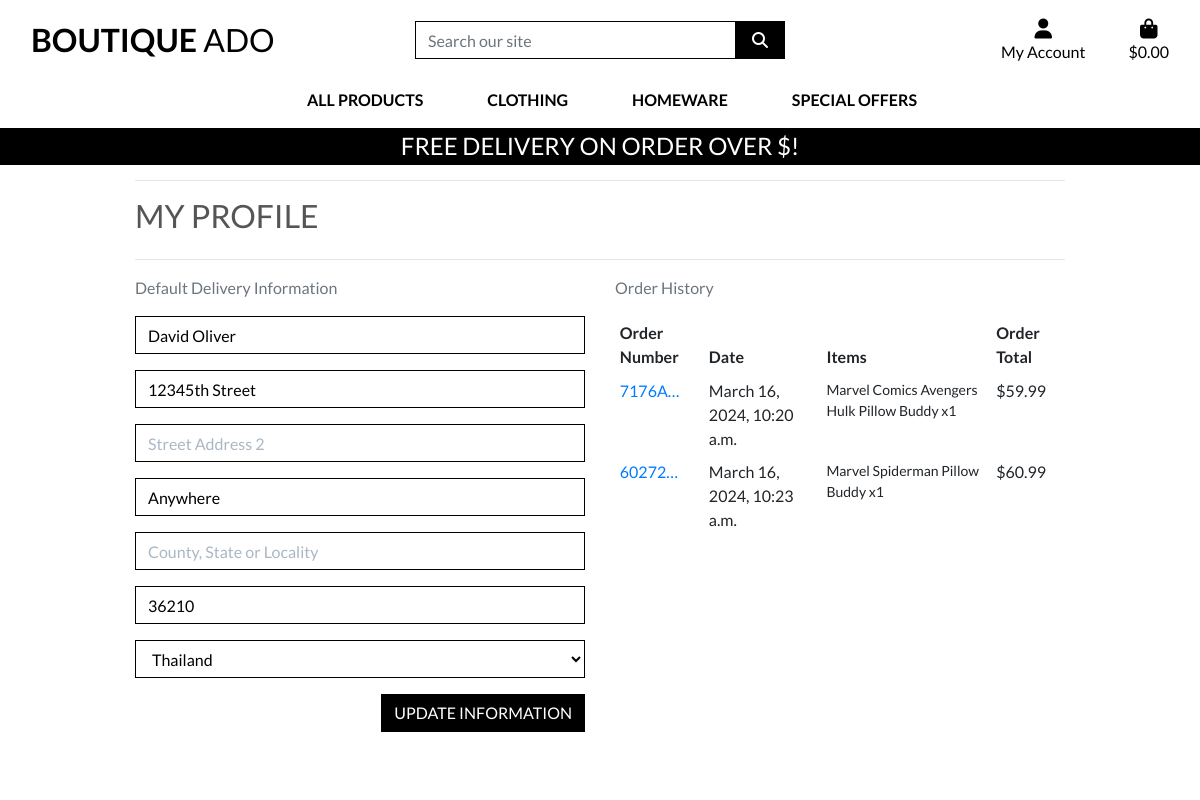
Before: /profile/ (signed in) with the older database file.
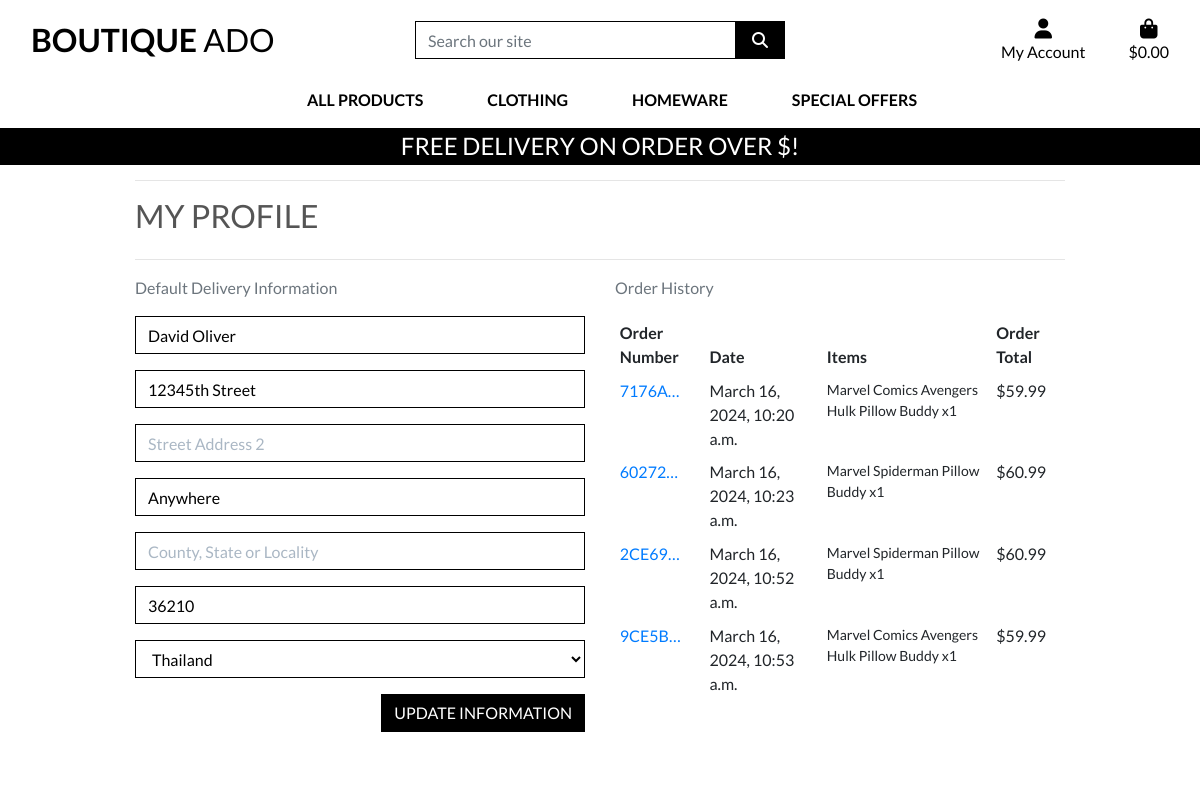
After: the same page with the newer database file.
### profiles/models.py (models this page shows, shortened)
class UserProfile(models.Model):
    user = models.OneToOneField(User, on_delete=models.CASCADE)
    default_phone_number = models.CharField(max_length=20, null=True, blank=True)
    default_street_address1 = models.CharField(max_length=80, null=True, blank=True)
    default_street_address2 = models.CharField(max_length=80, null=True, blank=True)
    default_town_or_city = models.CharField(max_length=40, null=True, blank=True)
    default_county = models.CharField(max_length=80, null=True, blank=True)
    default_postcode = models.CharField(max_length=20, null=True, blank=True)
    default_country = CountryField(blank_label='Country', null=True, blank=True)

### checkout/models.py (models this page shows, shortened)
class Order(models.Model):
    order_number = models.CharField(max_length=32, null=False, editable=False)
    user_profile = models.ForeignKey(UserProfile, on_delete=models.SET_NULL,
                                     null=True, blank=True, related_name='orders')
    full_name = models.CharField(max_length=50, null=False, blank=False)
    email = models.EmailField(max_length=254, null=False, blank=False)
    phone_number = models.CharField(max_length=20, null=False, blank=False)
    country = CountryField(blank_label='Country *', null=False, blank=False)
    postcode = models.CharField(max_length=20, null=True, blank=True)
    town_or_city = models.CharField(max_length=40, null=False, blank=False)
    street_address1 = models.CharField(max_length=80, null=False, blank=False)
    street_address2 = models.CharField(max_length=80, null=True, blank=True)
    county = models.CharField(max_length=80, null=True, blank=True)
    date = models.DateTimeField(auto_now_add=True)
    delivery_cost = models.DecimalField(max_digits=6, decimal_places=2, null=False, default=0)
    order_total = models.DecimalField(max_digits=10, decimal_places=2, null=False, default=0)
    grand_total = models.DecimalField(max_digits=10, decimal_places=2, null=False, default=0)
    original_bag = models.TextField(null=False, blank=False, default='')
    stripe_pid = models.CharField(max_length=254, null=False, blank=False, default='')

class OrderLineItem(models.Model):
    order = models.ForeignKey(Order, null=False, blank=False, on_delete=models.CASCADE, related_name='lineitems')
    product = models.ForeignKey(Product, null=False, blank=False, on_delete=models.CASCADE)
    product_size = models.CharField(max_length=2, null=True, blank=True) # XS, S, M, L, XL
    quantity = models.IntegerField(null=False, blank=False, default=0)
    lineitem_total = models.DecimalField(max_digits=6, decimal_places=2, null=False, blank=False, editable=False)

### products/models.py (models this page shows, shortened)
class Product(models.Model):
    category = models.ForeignKey('Category', null=True, blank=True, on_delete=models.SET_NULL)
    sku = models.CharField(max_length=254, null=True, blank=True)
    name = models.CharField(max_length=254)
    description = models.TextField()
    has_sizes = models.BooleanField(default=False, null=True, blank=True)
    price = models.DecimalField(max_digits=6, decimal_places=2)
    rating = models.DecimalField(max_digits=6, decimal_places=2, null=True, blank=True)
    image_url = models.URLField(max_length=1024, null=True, blank=True)
    image = models.ImageField(null=True, blank=True)

### profiles/views.py (the view)
# urls.py: path('profile/', include('profiles.urls')),
@login_required
def profile(request):
    profile = get_object_or_404(UserProfile, user=request.user)
    if request.method == 'POST':
        form = UserProfileForm(request.POST, instance=profile)
        if form.is_valid():
            form.save()
            messages.success(request, 'Profile updated successfully')
        else:
            messages.error(request, 'Update failed. Please ensure the form is valid.')
    else:
        form = UserProfileForm(instance=profile)
    orders = profile.orders.all()
    template = 'profiles/profile.html'
    context = {
        'form': form,
        'orders': orders,
        'on_profile_page': True
    }
    return render(request, template, context)

### profiles/forms.py
class UserProfileForm(forms.ModelForm):
    class Meta:
        model = UserProfile
        exclude = ('user',)
    def __init__(self, *args, **kwargs):
        super().__init__(*args, **kwargs)
        placeholders = {
            'default_phone_number': 'Phone Number',
            'default_postcode': 'Postal Code',
            'default_town_or_city': 'Town or City',
            'default_street_address1': 'Street Address 1',
            'default_street_address2': 'Street Address 2',
            'default_county': 'County, State or Locality',
        }
        self.fields['default_phone_number'].widget.attrs['autofocus'] = True
        for field in self.fields:
            if field != 'default_country':
                if self.fields[field].required:
                    placeholder = f'{placeholders[field]} *'
                else:
                    placeholder = placeholders[field]
                self.fields[field].widget.attrs['placeholder'] = placeholder
            self.fields[field].widget.attrs['class'] = 'border-black rounded-0 profile-form-input'
            self.fields[field].label = False

### bag/contexts.py (called while the page is built, shortened)
def bag_contexts(request):
    bag_items = []
    total = 0
    product_count = 0
    bag = request.session.get('bag', {})
    if total < settings.FREE_DELIVERY_THRESHOLD:
        delivery = total * Decimal(settings.STANDARD_DELIVERY_PERCENTAGE / 100)
        free_delivery_delta = settings.FREE_DELIVERY_THRESHOLD - total # How much need to spend to get free delivery
    else:
        delivery = 0
        free_delivery_delta = 0
    grand_total = delivery + total
    context = {
        'bag_items': bag_items,
        'total': total,
        'product_count': product_count,
        'delivery': delivery,
        'free_delivery_delta': free_delivery_delta,
        'grand_total': grand_total
    }
    return context

### profiles/templates/profiles/profile.html (shortened to what this page needs)
{% extends "base.html" %}
{% load static %}
{% block extra_css %}
    <link rel="stylesheet" href="{% static 'profiles/css/profile.css' %}">
{% endblock %}
{% block page_header %}
    <div class="container header-container">
    </div>
{% endblock %}
{% block content %}
    <div class="overlay"></div>
    <div class="container">
        <div class="row">
            <div class="col">
                <hr>
                <h2 class="logo-font mb-4">My Profile</h2>
                <hr>
            </div>
        </div>
        <div class="row">
            <div class="col-12 col-lg-6">
                <p class="text-muted">Default Delivery Information</p>
                <form class="mt-3" action="{% url 'profile' %}" method="POST" id="profile-update-form">
                    {{ form|crispy }}
                    <button class="btn btn-black rounded-0 text-uppercase float-right">Update Information</button>
                </form>
            </div>
            <div class="col-12 col-lg-6">
                <p class="text-muted">Order History</p>
                <div class="order-history table-responsive">
                    <table class="table table-sm table-borderless">
                        <thead>
                            <tr>
                                <th>Order Number</th>
                                <th>Date</th>
                                <th>Items</th>
                                <th>Order Total</th>
                            </tr>
                        </thead>
                        <tbody>
                            {% for order in orders %}
                                <tr>
                                    <td>
                                        <a href="{% url 'order_history' order.order_number %}"
                                        title="{{ order.order_number }}">
                                            {{ order.order_number|truncatechars:6 }}
                                        </a>
                                    </td>
                                    <td>{{ order.date }}</td>
                                    <td>
                                        <ul class="list-unstyled">
                                            {% for item in order.lineitems.all %}
                                                <li class="small">
                                                    {{ item.product.name }} x{{ item.quantity }}
                                                </li>
                                            {% endfor %}
                                        </ul>
                                    </td>
                                    <td>${{ order.grand_total }}</td>
                                </tr>
                            {% endfor %}
                        </tbody>
                    </table>
                </div>
            </div>
        </div>
{% endblock %}

### templates/base.html (shortened to what this page needs)
{% load static %}
<!doctype html>
<html lang="en">
  <head>
    {% block corecss %}
        <link rel="stylesheet" href="https://cdn.jsdelivr.net/npm/bootstrap@4.6.2/dist/css/bootstrap.min.css">
        <link rel="stylesheet" href="{% static 'css/base.css' %}">
    {% endblock %}
    {% block extra_css %}
    {% endblock %}
  </head>
  <body>
    <header class="container-fluid fixed-top">
        <div id="topnav" class="row bg-white pt-lg-2 d-none d-lg-flex">
            <div class="col-12 col-lg-4 my-auto py-1 py-lg-0 text-center text-lg-left">
                <a href="{% url 'home' %}" class="nav-link main-logo-link">
                    <h2 class="logo-font text-black my-0"><strong>Boutique</strong> Ado</h2>
                </a>
            </div>
            <div class="col-12 col-lg-4 my-auto py-1 py-lg-0">
                <form method="GET" action="{% url 'products' %}">
                    <div class="input-group w-100">
                        <input class="form-control border border-black rounded-0" type="text" name="q" placeholder="Search our site">
                        <div class="input-group-append">
                            <button class="form-control btn btn-black border border-black rounded-0" type="submit">
                                <span class="icon">
                                    <i class="fas fa-search"></i>
                                </span>
                            </button>
                        </div>
                    </div>
                </form>
            </div>
            <div class="col-12 col-lg-4 my-auto py-1 py-lg-0">
                <ul class="list-inline list-unstyled text-center text-lg-right my-0">
                    <li class="list-inline-item dropdown">
                        <a class="text-black nav-link" href="#" id="user-options" data-toggle="dropdown" aria-haspopup="true" aria-expanded="false">
                            <div class="text-center">
                                <div><i class="fas fa-user fa-lg"></i></div>
                                <p class="my-0">My Account</p>
                            </div>
                        </a>
                    </li>
                    <li class="list-inline-item">
                        <a class="{% if grand_total %}text-info font-weight-bold{% else %}text-black{% endif %} nav-link" href="{% url 'view_bag' %}">
                            <div class="text-center">
                                <div><i class="fas fa-shopping-bag fa-lg"></i></div>
                                <p class="my-0">
                                    {% if grand_total %}
                                        ${{ grand_total|floatformat:2 }}
                                    {% else %}
                                        $0.00
                                    {% endif %}
                                </p>
                            </div>
                        </a>
                    </li>
                </ul>
            </div>
        </div>
        <div class="row bg-white">
          <nav class="navbar navbar-expand-lg navbar-light w-100">
            {% include 'includes/main-nav.html' %}
        </nav>
        </div>
        <div class="row text-center" id="delivery-banner">
          <div class="col bg-black text-white">
            <h4 class="logo-font my-1">Free delivery on order over ${{ free_delivery_threshold }}!</h4>
          </div>
        </div>
    </header>
    {% block page_header %}
    {% endblock %}
    {% block content %}
    {% endblock %}
  </body>
</html>

### templates/includes/main-nav.html (shortened to what this page needs)
<div class="collapse navbar-collapse" id="main-nav">
    <ul class="navbar-nav w-auto mx-auto">
        <li class="nav-item dropdown">
            <a class="logo-font font-weight-bold nav-link text-black mr-5" href="#" id="all-products-link" data-toggle="dropdown" aria-haspopup="true" aria-expanded="false">
                All Products
            </a>
        </li>
        <li class="nav-item dropdown">
            <a class="logo-font font-weight-bold nav-link text-black mr-5" href="#" id="clothing-link" data-toggle="dropdown" aria-haspopup="true" aria-expanded="false">
                Clothing
            </a>
        </li>
        <li class="nav-item dropdown">
            <a class="logo-font font-weight-bold nav-link text-black mr-5" href="#" id="homeware-link" data-toggle="dropdown" aria-haspopup="true" aria-expanded="false">
                Homeware
            </a>
        </li>
        <li class="nav-item dropdown">
            <a class="logo-font font-weight-bold nav-link text-black" href="#" id="specials-link" data-toggle="dropdown" aria-haspopup="true" aria-expanded="false">
                Special Offers
            </a>
        </li>
    </ul>
</div>

### static/css/base.css (style rules this page uses)
html { height: 100%; }
body { background: url('/media/homepage_background_cropped.jpg') no-repeat center center fixed; background-size: cover; height: calc(100vh - 164px); color: #555; font-family: 'Lato'; }
.icon { align-items: center; display: inline-flex; justify-content: center; height: 1.5rem; width: 1.5rem; }
.logo-font { text-transform: uppercase; }
.main-logo-link { width: fit-content; }
.btn-black { background: black; color: white; }
.text-black { color: #000 !important; }
.border-black { border: 1px solid black !important; }
.bg-black { background: #000 !important; }
.overlay { height: 100%; width: 100%; top: 0; left: 0; position: fixed; background: white; z-index: -1; }
@media (min-width: 1200px) { .container { max-width: 80%; } }
@media (min-width: 992px) { .header-container { padding-top: 164px; } }

### profiles/static/profiles/css/profile.css (style rules this page uses)
.order-history { max-height: 416px; overflow-y: auto; }
#profile-update-form .form-control { color: #000; }
#profile-update-form input::placeholder { color: #aab7c4; }
#id_default_country, #id_default_country option:not(:first-child) { color: #000; }

Changed rows visible on the page:
added Order: order_number "2CE69…", date "March 16, 2024, 10:52 a.m.", grand_total "60.99"
added OrderLineItem: product.name "Marvel Spiderman Pillow Buddy", quantity "1", shown under "2CE69…"
added Order: order_number "9CE5B…", date "March 16, 2024, 10:53 a.m.", grand_total "59.99"
added OrderLineItem: product.name "Marvel Comics Avengers Hulk Pillow Buddy", quantity "1", shown under "9CE5B…"
